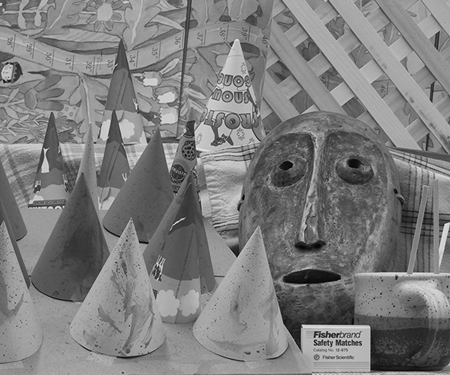
#> input picture Cones_LEFT.tif, 450 x 375 px, found by its file name
$ python Plot_save_and_Gradient_sad.py
#> lines starting #> are read from the running program, lines starting #| are printed output that depends on the picture
from PIL import Image, ImageDraw
import numpy as np
import matplotlib.pyplot as plt
from scipy import signal

disp_range = [-60, 0]

left = Image.open("C:/Users/rmalinow/Code/Disparity_visualization/Cones_LEFT.tif")
#> left is the input picture: PIL image 450x375 L; min 0, max 235, mean 125.5
right = Image.open("C:/Users/rmalinow/Code/Disparity_visualization/Cones_RIGHT.tif")
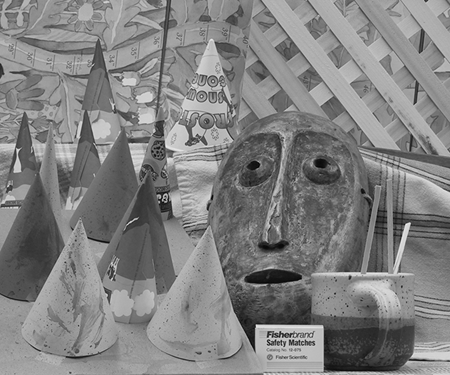
#> input picture Cones_RIGHT.tif, 450 x 375 px, found by its file name
#> right is the input picture: PIL image 450x375 L; min 0, max 244, mean 128.9


row = 200
k = 20


im1_bis = left.crop((85, 270, 115, 275)).resize((k*30, k*5), Image.NEAREST)
im2_bis = right.crop((40, 270, 70, 275)).resize((k*30, k*5), Image.NEAREST)

delta = 12

im1_bis = im1_bis.convert('RGB')
#> im1_bis: PIL image 600x100 RGB
im1_draw = ImageDraw.Draw(im1_bis)
im1_draw.rectangle([(delta*k, 0), ((delta+5)*k, k*5)], outline="red", width=3)
im1_bis.save("D:/Users/rmalinow/Desktop/GIF_CNES/left.jpg")
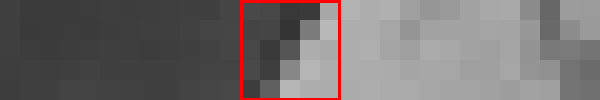
#> saved as left.jpg: PIL image 600x100 RGB; mean R, G, B 114.1, 109.6, 109.6


im2_bis = im2_bis.convert('RGB')
#> im2_bis: PIL image 600x100 RGB


def sad(w1, w2):
    return abs(w1-w2).sum()/np.product(w1.shape)


def census(w1, w2):
    w1_bool = w1 >= w1[2, 2]
    w2_bool = w2 >= w2[2, 2]

    return 25-(w1_bool == w2_bool).sum()/np.product(w1.shape)


def better_sad(w1, w2, grad1, grad2, theta=0.5, tau1=1000, tau2=1000):
    return (1 - theta) * np.min([sad(w1, w2), tau1]) + theta * np.min([sad(grad1, grad2), tau2])


cost_arr = np.array([np.nan for i in range(3, 12)])

grad_1 = signal.convolve2d(np.array(left), np.array([[-1, 0, 1]]), boundary="symm", mode='same')
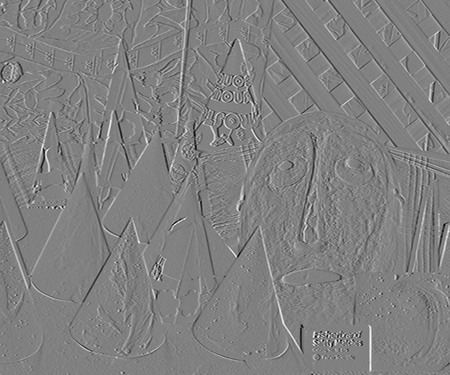
#> grad_1: shape (375, 450) int64; min -191, max 187, mean 0; drawn with min black and max white
grad_2 = signal.convolve2d(np.array(right), np.array([[-1, 0, 1]]), boundary="symm", mode='same')
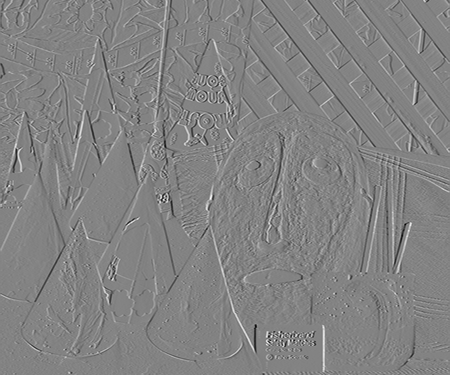
#> grad_2: shape (375, 450) int64; min -221, max 209, mean 0; drawn with min black and max white

# fig, ax = plt.subplots(2, 2, figsize=(6, 15))
# ax[0, 0].imshow(np.array(left), cmap='gray')
# ax[0, 1].imshow(np.array(right), cmap='gray')
# ax[1, 0].imshow(grad_1, cmap='gray')
# ax[1, 1].imshow(grad_2, cmap='gray')
# fig.show()
# plt.show()

for d in range(3, 12):
    im2_temp = im2_bis.copy()
    im2_draw = ImageDraw.Draw(im2_temp)
    im2_draw.rectangle((d*k, 0, (d+5) * k, k * 5), outline="red", width=3)
    im2_temp.save("D:/Users/rmalinow/Desktop/GIF_CNES/right%s.jpg" % (d-2))

    arr1 = np.array(left.crop((85, 270, 115, 275)))
    arr2 = np.array(right.crop((40, 270, 70, 275)))
    # cost_arr[d-3] = census(arr1[:, delta:delta+5], arr2[:, d:d+5])
    cost_arr[d-3] = better_sad(arr1[:, delta:delta+5], arr2[:, d:d+5], grad_1[270:275, delta:delta+5],  grad_2[270:275, d:d+5])

    #     PIL_image = Image.fromarray(np.uint8(np.hstack([arr1[:, delta:delta+5], arr2[:, d:d+5]]))).convert('L')
    #     PIL_image.show()

    plt.figure()
    plt.plot(range(3, 12), cost_arr, '-o')
    plt.ylim(55, 85)
    plt.xlim(2, 12)
    # plt.show()
    plt.savefig('D:/Users/rmalinow/Desktop/GIF_CNES/CNES_plot_%s.png' % (d-2))
#> this loop made 9 passes
#> pass 1, `im2_temp.save("D:/Users/rmalinow/Desktop/GIF_CNES/right%s.jpg" % (d-2))`:
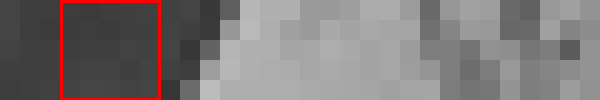
#> saved as right1.jpg: PIL image 600x100 RGB; mean R, G, B 124.2, 119.6, 119.6
#> pass 1, `plt.savefig('D:/Users/rmalinow/Desktop/GIF_CNES/CNES_plot_%s.png' % (d..`:
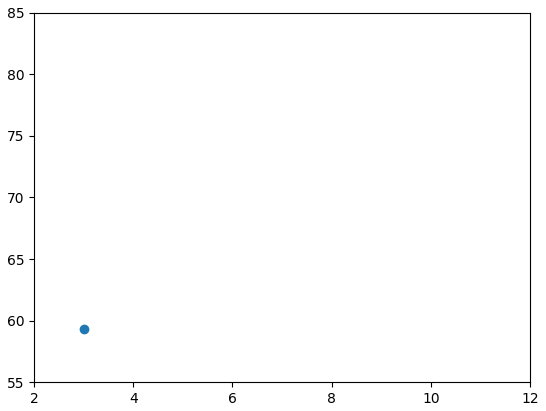
#> figure drawn by matplotlib, 1 panel
#> after the loop:
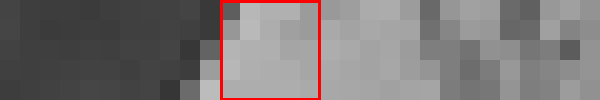
#> im2_temp: PIL image 600x100 RGB; mean R, G, B 122.4, 117.8, 117.8
#> after the loop, cost_arr = [59.28, 59.38, 58.72, 59.34, 60.76, 79.62, 63.6, 69.16, 58.84]
